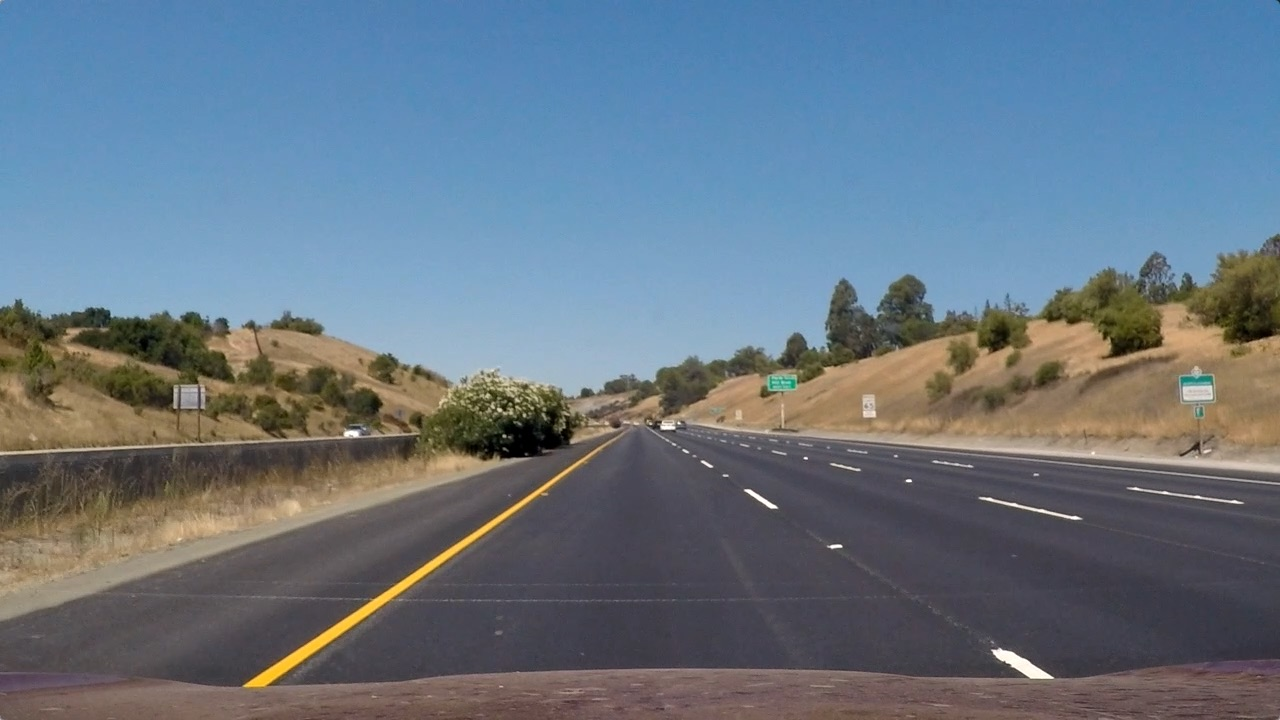
#> input picture test_images/straight_lines1.jpg, 1280 x 720 px; its folder holds only this picture in this run
$ python -i test.py   (imports and definitions only)   (older library calls are emulated)
#> lines starting #> are read from the running program, lines starting #| are printed output that depends on the picture; after the words box and inside, x2 and y2 are one past the last pixel; in counts of white or black regions, pixels touching at a corner belong together
import matplotlib.image as mpimg
import matplotlib.pyplot as plt
import cv2
import numpy as np
import glob
import re

# 'percentage_binary_thresholding.ipynb'
def percentages_to_thresholds(img_gray, lower_percentage, upper_percentage):
    norm_hist = (np.cumsum(np.histogram(img_gray, 255, (0.0, 255.0))[0]) / \
                 img_gray.size).astype(np.float32)
    values = np.arange(0, 255)[((norm_hist >= lower_percentage) & \
                                (norm_hist <= upper_percentage))]

    return np.min(values), np.max(values)

# 'gradient_experiment.ipynb'
def get_binary_gradient(img, low_thresh=0.95, high_thresh=1.0):
    img_gray = cv2.cvtColor(img, cv2.COLOR_RGB2HLS_FULL)[:,:,1]

    gradient_x = np.absolute(cv2.Sobel(img_gray, cv2.CV_64F, 1, 0))
    gradient_x = 255 * gradient_x / np.max(gradient_x)

    binary = np.zeros_like(img_gray).astype(np.bool8)
    low_thresh, high_thresh = percentages_to_thresholds(gradient_x, \
        low_thresh, high_thresh)

    binary[(gradient_x >= low_thresh) & (gradient_x <= high_thresh)] = True
    return binary

# 'color_scheme_experiment.ipynb'
def Sally(img):
    S = cv2.cvtColor(img, cv2.COLOR_RGB2HLS_FULL)[:,:,2]
    A = cv2.cvtColor(img, cv2.COLOR_RGB2LAB)[:,:,1]

    return np.sqrt( \
                S.astype(np.uint32) * \
                A.astype(np.uint32) \
                  ).astype(np.uint8)
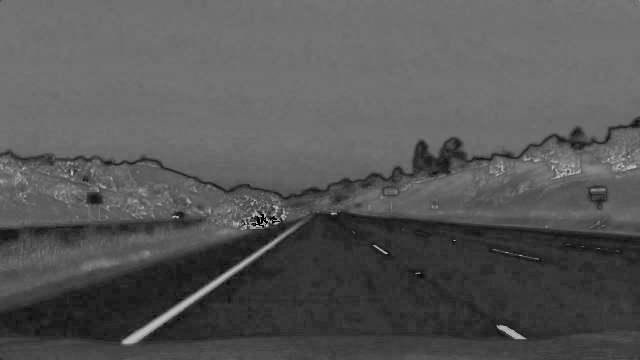
#> returned value: shape (720, 1280) (shown at 1/2 size); min 0, max 187, mean 86.2

# 'color_scheme_experiment.ipynb'
def get_binary_color(img, low_thresh = 0.9, high_thresh = 1.0):
    img_gray = Sally(img)

    low_thresh, high_thresh = percentages_to_thresholds(img_gray, \
        low_thresh, high_thresh)
#> in percentages_to_thresholds, `norm_hist = (np.cumsum(np.histogram(img_gray, 255, (0.0, 255.0))[0]) /..`: norm_hist = 255 values from 0.000617 to 1
#> in percentages_to_thresholds, `values = np.arange(0, 255)[((norm_hist >= lower_percentage) & \ (norm_..`: values = 141 values from 114 to 254
#> low_thresh = 114; high_thresh = 254

    img_binary = np.zeros_like(img_gray).astype(np.bool8)
    img_binary[(img_gray > low_thresh) & (img_gray < high_thresh)] = True

    return img_binary

from moviepy.editor import VideoFileClip

temp = None
def process_image(img):
    binary_R = 255 * np.zeros(img.shape[:2]).astype(np.uint8)
    binary_G = 255 * get_binary_color(img).astype(np.uint8)
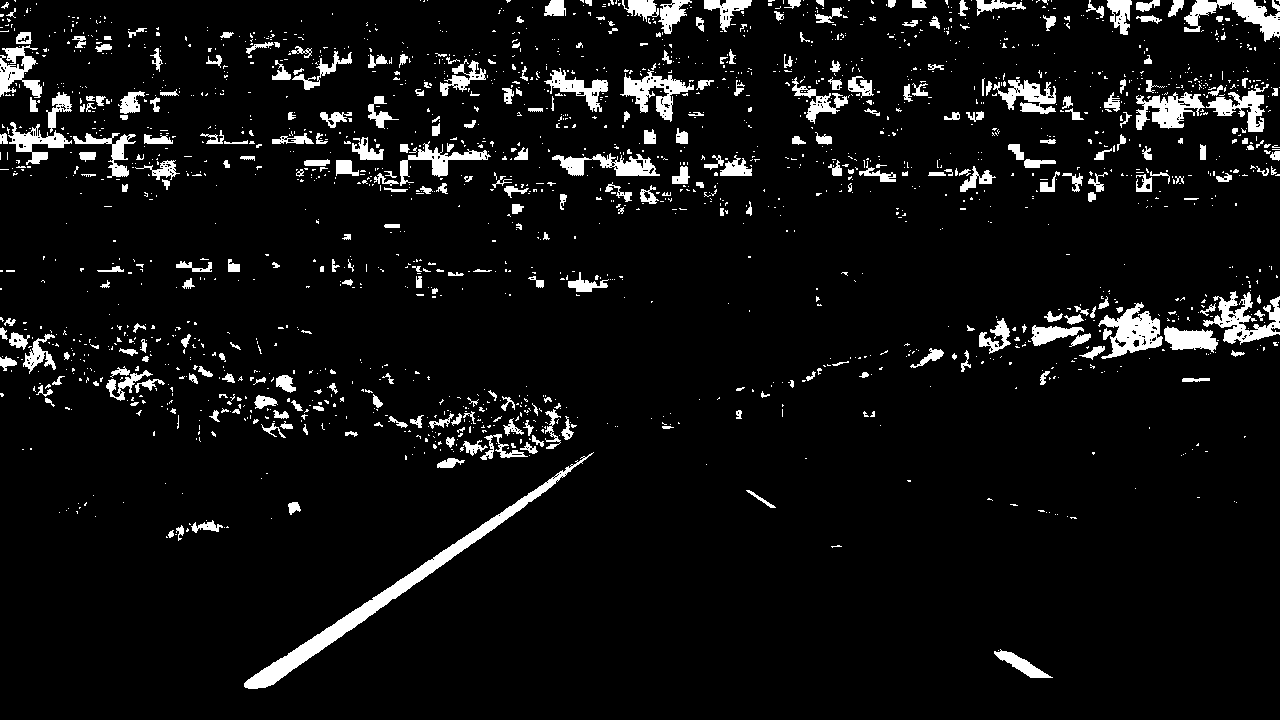
#> binary_G: shape (720, 1280); 6.4% white; 1994 white regions (1663 under 20 px), largest, box (x1, y1, x2, y2) and area: (244, 452, 594, 689) 4763, (1098, 302, 1163, 359) 1750, (1203, 291, 1280, 345) 1705
    binary_B = 255 * get_binary_gradient(img).astype(np.uint8)
#> in get_binary_gradient, `gradient_x = np.absolute(cv2.Sobel(img_gray, cv2.CV_64F, 1, 0))`:
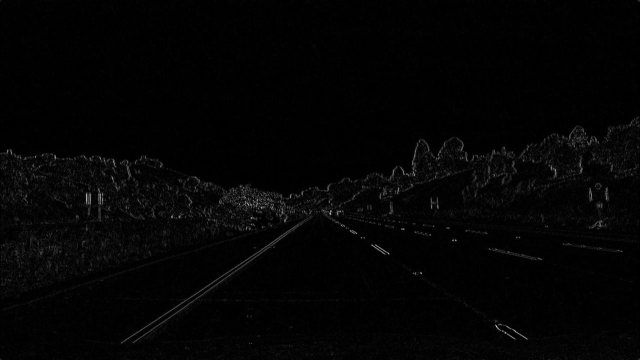
#> gradient_x: shape (720, 1280) float64 (shown at 1/2 size); min 0, max 666, mean 11.4; drawn with min black and max white
#> in get_binary_gradient, `low_thresh, high_thresh = percentages_to_thresholds(gradient_x, \ low_..`: low_thresh = 17; high_thresh = 254
#> binary_B: shape (720, 1280); 5.4% white in thin lines or dots
    binary = np.dstack((binary_R, binary_G, binary_B))
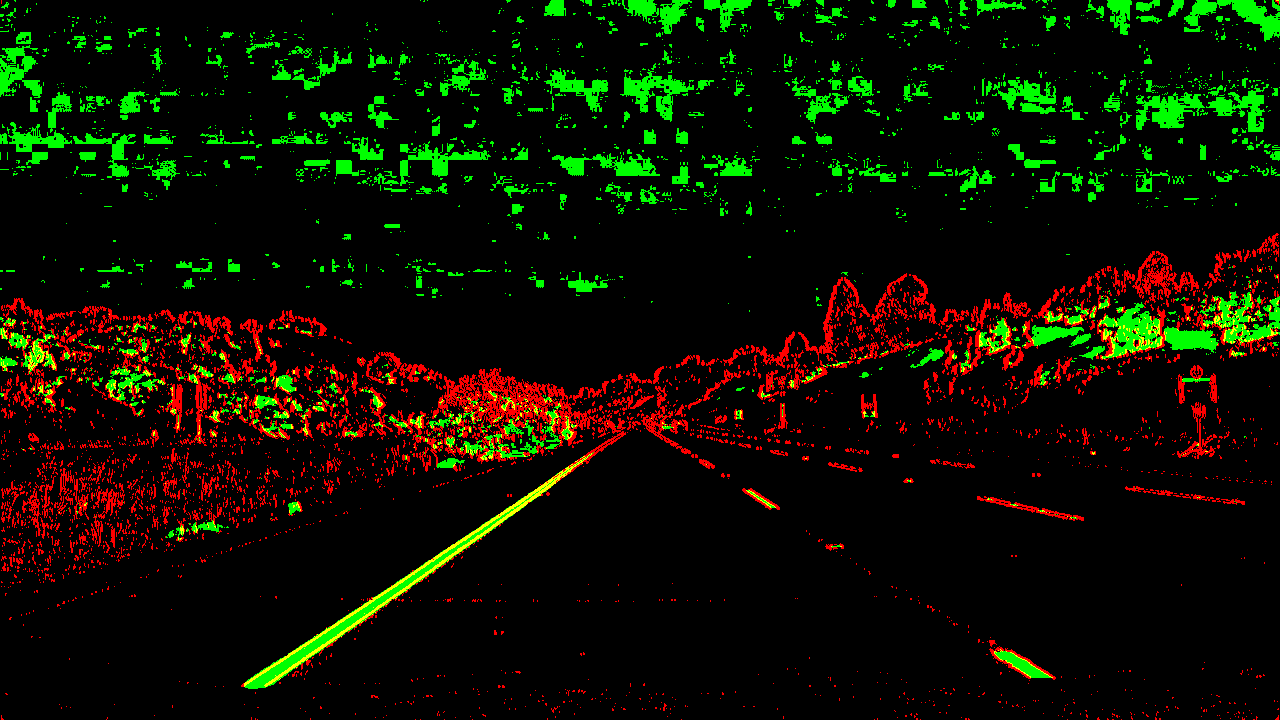
#> binary: shape (720, 1280, 3); mean of channels 0, 1, 2 0, 16.4, 13.8; drawn as B, G, R

    global temp
    if temp is None:
        temp = np.copy(binary)

    return binary

# The video processing and storing code
# [1 line that did not run here, left out]
# [1 line that did not run here, left out]

output_filename = 'project_output_1.mp4'
# [1 line not run here, left out]

>>> import cv2
>>> picture = cv2.cvtColor(cv2.imread('test_images/straight_lines1.jpg'), cv2.COLOR_BGR2RGB)
>>> result = process_image(picture)

$ run again, on test_images/straight_lines2.jpg
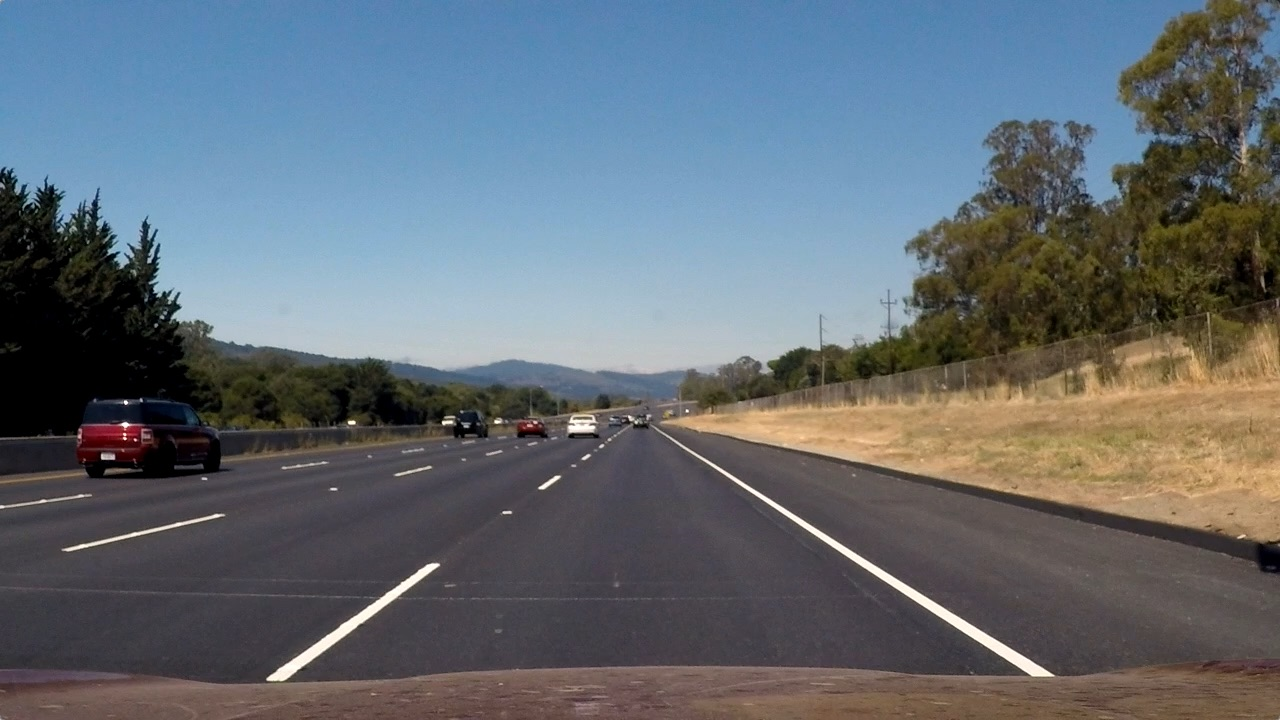
#> input picture test_images/straight_lines2.jpg, 1280 x 720 px
#> in Sally, `return np.sqrt( \ S.astype(np.uint32) * \ A.astype(np.uint32) \ ).asty..`:
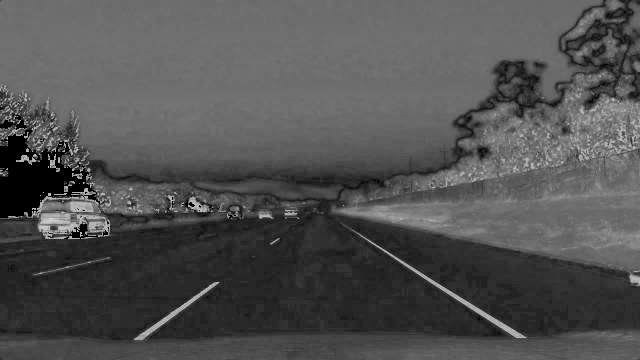
#> returned value: shape (720, 1280) (shown at 1/2 size); min 0, max 207, mean 81
#> norm_hist = 255 values from 0.0219 to 1
#> values = 142 values from 113 to 254
#> in get_binary_color, `low_thresh, high_thresh = percentages_to_thresholds(img_gray, \ low_th..`: low_thresh = 113; high_thresh = 254
#> binary_G: shape (720, 1280); 9.1% white; 2770 white regions (2486 under 20 px), largest, box (x1, y1, x2, y2) and area: (968, 172, 1280, 355) 19745, (679, 401, 922, 465) 7078, (1117, 437, 1280, 502) 4766
#> in get_binary_gradient, `low_thresh, high_thresh = percentages_to_thresholds(gradient_x, \ low_..`: low_thresh = 19; high_thresh = 254
#> binary_B: shape (720, 1280); 5.1% white in thin lines or dots
#> in process_image, `binary = np.dstack((binary_R, binary_G, binary_B))`:
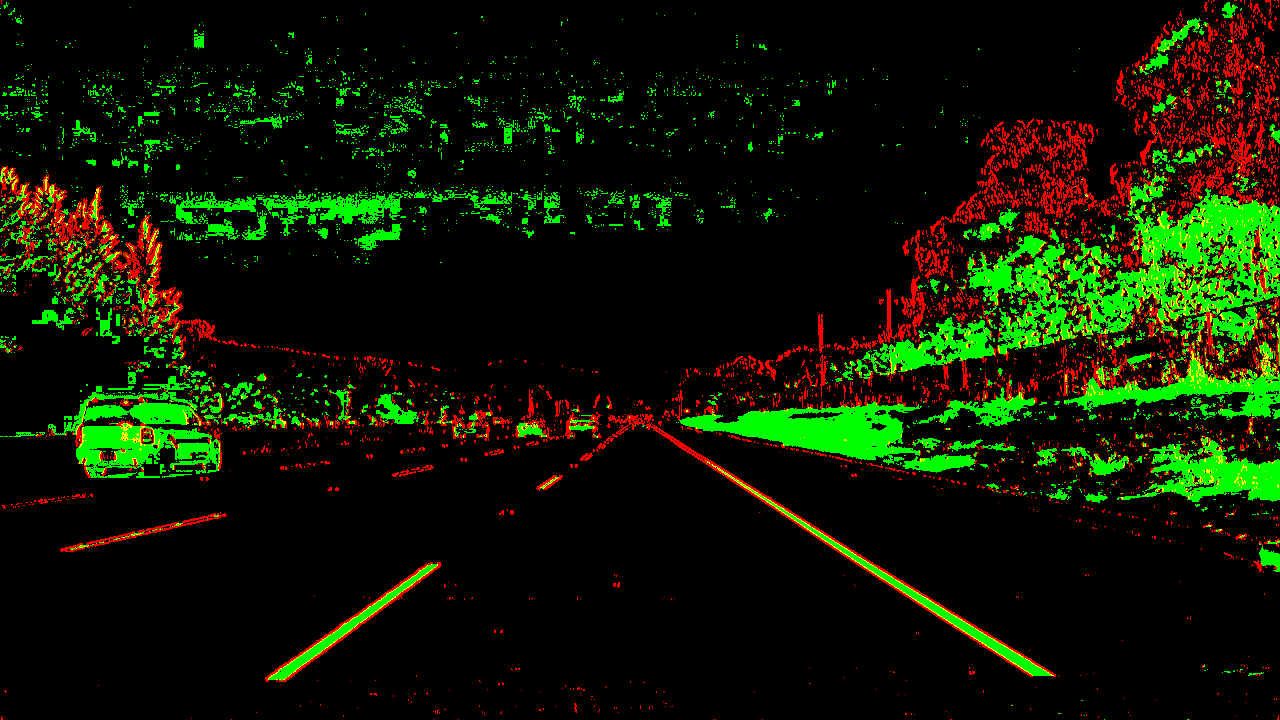
#> binary: shape (720, 1280, 3); mean of channels 0, 1, 2 0, 23.2, 13.1; drawn as B, G, R

$ run again, on test_images/test-BGR-0.jpg
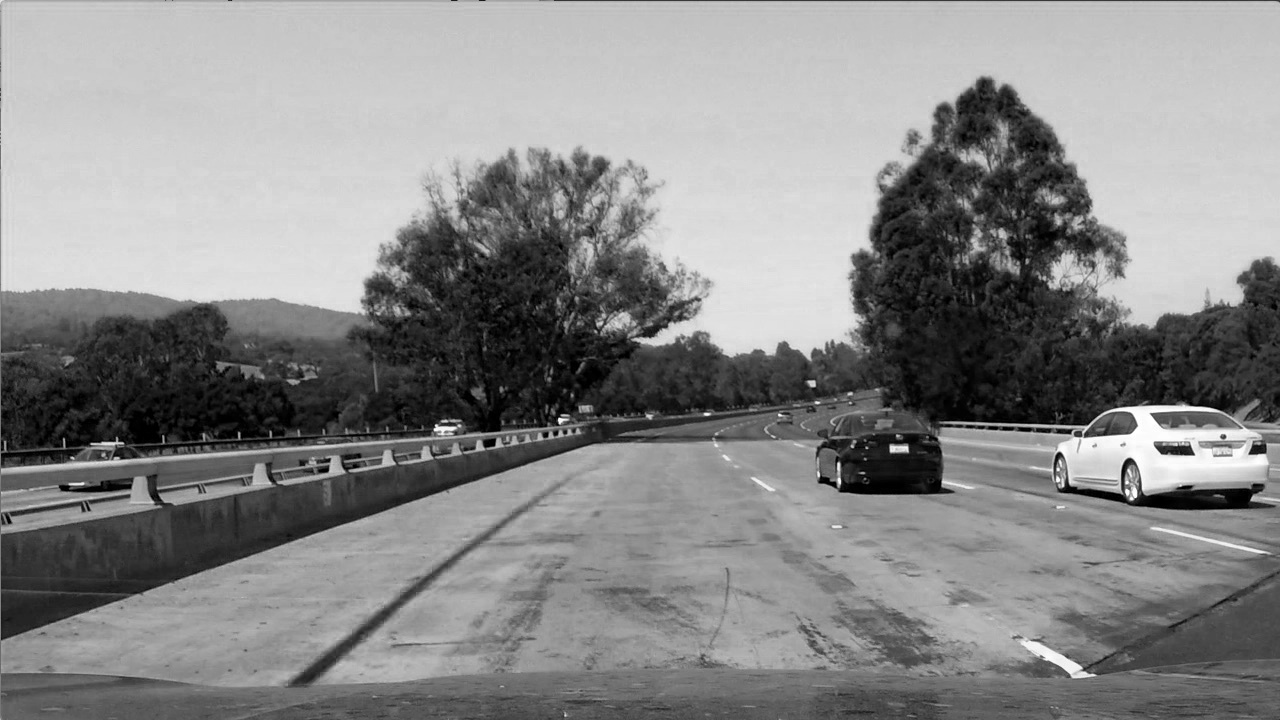
#> input picture test_images/test-BGR-0.jpg, 1280 x 720 px
#> picture is the input picture: shape (720, 1280, 3); min 0, max 255, mean 135.5
#> S: shape (720, 1280); every value is 0
#> A: shape (720, 1280); every value is 128
#> norm_hist = 255 values from 1 to 1
#> values = 255 values from 0 to 254
#> in get_binary_color, `low_thresh, high_thresh = percentages_to_thresholds(img_gray, \ low_th..`: low_thresh = 0; high_thresh = 254
#> in get_binary_gradient, `low_thresh, high_thresh = percentages_to_thresholds(gradient_x, \ low_..`: low_thresh = 26; high_thresh = 254
#> in process_image, `binary_B = 255 * get_binary_gradient(img).astype(np.uint8)`:
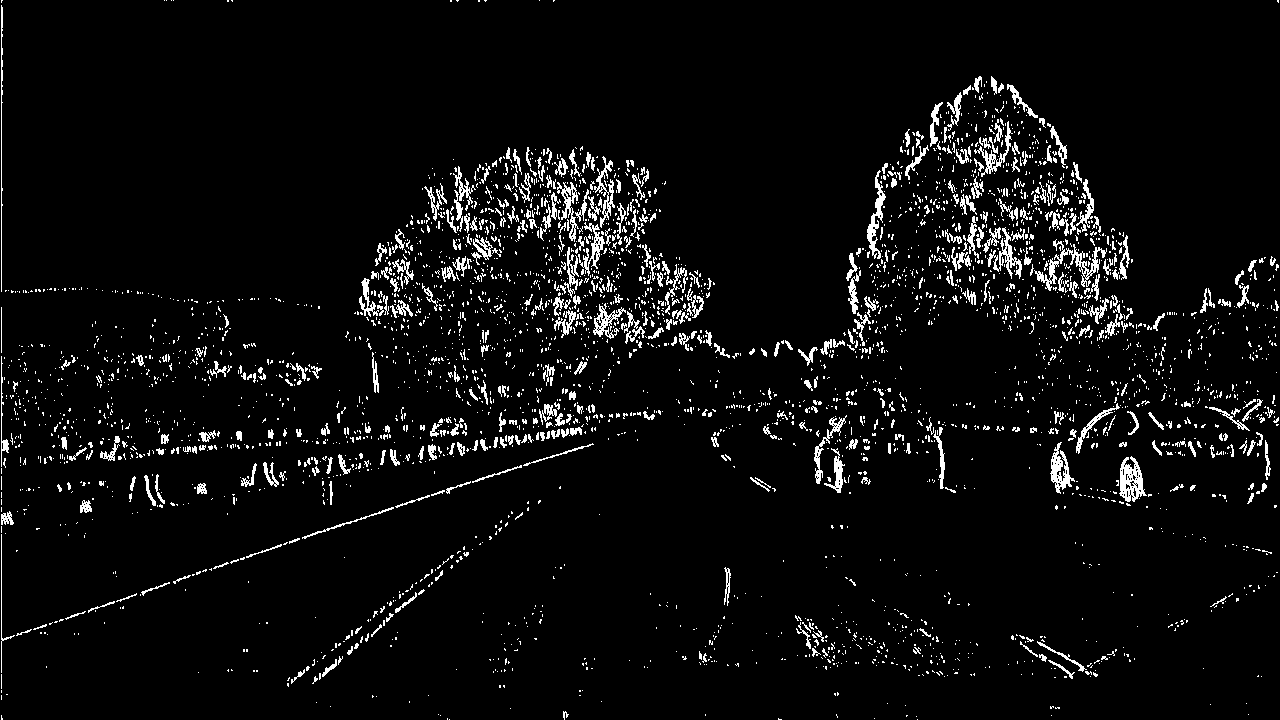
#> binary_B: shape (720, 1280); 5% white in thin lines or dots
#> in process_image, `binary = np.dstack((binary_R, binary_G, binary_B))`:
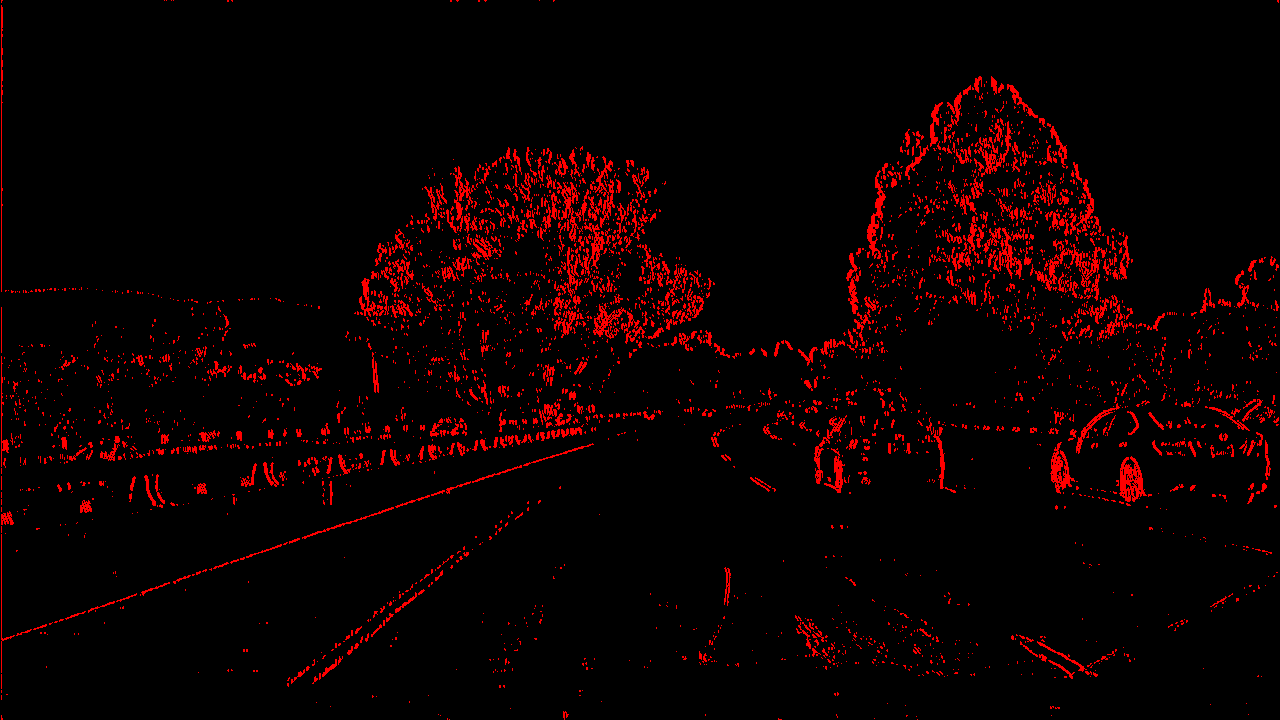
#> binary: shape (720, 1280, 3); mean of channels 0, 1, 2 0, 0, 12.8; drawn as B, G, R
